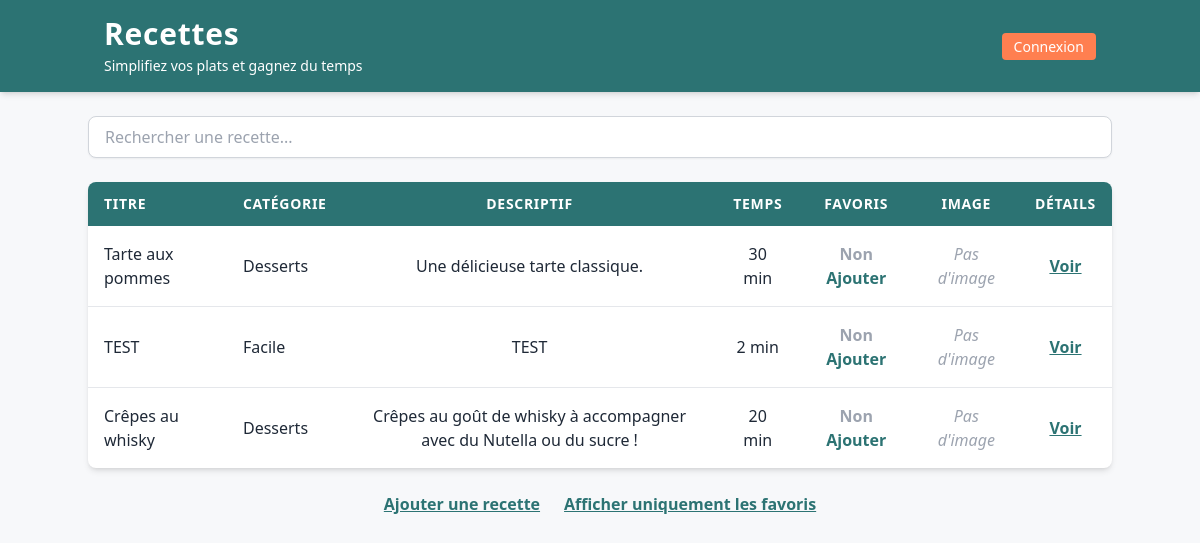
The page / on the database its author committed.
### recettes/models.py (models this page shows, shortened)
class Recette(models.Model):
    titre = models.CharField(max_length=200)
    description = models.TextField()
    categorie = models.ForeignKey(
        Categorie, on_delete=models.CASCADE, related_name='recettes'
    )  # Lien avec le modèle Categorie
    temps_preparation = models.IntegerField()
    temps_cuisson = models.IntegerField()
    ingredients = models.TextField()
    image = models.ImageField(upload_to='images/', null=True, blank=True)

class Categorie(models.Model):
    nom = models.CharField(max_length=100, unique=True)  # Le nom de la catégorie doit être unique

### recettes/views.py (the view)
# urls.py: 2. Add a URL to urlpatterns:  path('', views.home, name='home')
def home(request):
    rows = Recette.objects.all()
    if request.user.is_authenticated:
        favoris_ids = Favori.objects.filter(user=request.user).values_list('recette_id', flat=True)
        favoris_ids = [int(f) for f in favoris_ids]  # Force les IDs à être des entiers
    else:
        favoris_ids = []  # Aucun favori pour un utilisateur non connecté
    return render(request, 'recettes.html', {'rows': rows, 'favoris_ids': favoris_ids})

### recettes/templates/recettes.html (shortened to what this page needs)
<!DOCTYPE html>
<html lang="fr">
<head>
  <script src="https://cdn.tailwindcss.com"></script>
</head>
<body class="bg-LightGray text-gray-800">
  <header class="bg-Blue text-white py-4 shadow-md">
    <div class="container mx-auto px-4 flex justify-between items-center">
      <div>
        <h1 class="text-3xl font-extrabold tracking-wide">Recettes</h1>
        <p class="text-sm font-light mt-1">Simplifiez vos plats et gagnez du temps</p>
      </div>
      <div>
        {% if request.user.is_authenticated %}
          <div class="flex items-center space-x-4">
            <span class="font-semibold">Bonjour, {{ request.user.username }} !</span>
            <a href="{% url 'logout' %}" class="bg-Red px-3 py-1 rounded text-sm hover:bg-red-600 transition">
              Déconnexion
            </a>
          </div>
        {% else %}
          <a href="{% url 'login' %}" class="bg-Red px-3 py-1 rounded text-sm hover:bg-red-600 transition">
            Connexion
          </a>
        {% endif %}
      </div>
    </div>
  </header>
  <main class="p-6">
    <div class="container mx-auto mb-6">
      <input type="text" id="search-input" onkeyup="filterTable()"
             placeholder="Rechercher une recette..."
             class="w-full border border-gray-300 rounded-lg px-4 py-2 shadow-sm focus:ring-2 focus:ring-Blue focus:outline-none">
    </div>
    <div class="container mx-auto bg-white shadow-md rounded-lg overflow-hidden">
      <table class="min-w-full">
        <thead class="bg-Blue text-white text-sm uppercase tracking-wider">
          <tr>
            <th class="px-4 py-3 text-left">Titre</th>
            <th class="px-4 py-3 text-left">Catégorie</th>
            <th class="px-4 py-3 text-center">Descriptif</th>
            <th class="px-4 py-3 text-center">Temps</th>
            <th class="px-4 py-3 text-center">Favoris</th>
            <th class="px-4 py-3 text-center">Image</th>
            <th class="px-4 py-3 text-center">Détails</th>
          </tr>
        </thead>
        <tbody class="divide-y divide-gray-200">
          {% for row in rows %}
          <tr class="hover:bg-gray-100 transition">
            <td class="px-4 py-4">{{ row.titre }}</td>
            <td class="px-4 py-4">{{ row.categorie.nom }}</td>
            <td class="px-4 py-4 text-center">{{ row.description }}</td>
            <td class="px-4 py-4 text-center">{{ row.temps_preparation }} min</td>
            <td class="px-4 py-4 text-center">
              {% if row.id in favoris_ids %}
                <span class="text-Red font-semibold">Oui</span>
                <a href="{% url 'toggle_favoris' row.pk %}"
                   class="text-Red font-semibold hover:text-red-600 transition">
                  Retirer
                </a>
              {% else %}
                <span class="text-gray-400 font-semibold">Non</span>
                <a href="{% url 'toggle_favoris' row.pk %}"
                   class="text-Blue font-semibold hover:text-teal-700 transition">
                  Ajouter
                </a>
              {% endif %}
            </td>
            <td class="px-4 py-4 text-center">
              {% if row.image %}
                <img src="{{ row.image.url }}" alt="Recette" class="w-16 h-16 rounded-lg mx-auto">
              {% else %}
                <span class="text-gray-400 italic">Pas d'image</span>
              {% endif %}
            </td>
            <td class="px-4 py-4 text-center">
              <a href="{% url 'details' row.id %}"
                 class="text-Blue font-semibold underline hover:text-teal-700 transition">
                Voir
              </a>
            </td>
          </tr>
          {% empty %}
          <tr>
            <td colspan="7" class="px-4 py-4 text-center text-gray-500 italic">
              Aucune recette disponible.
            </td>
          </tr>
          {% endfor %}
        </tbody>
      </table>
    </div>
    <div class="container mx-auto flex justify-center mt-6 space-x-6">
      <a href="/manage" class="text-Blue font-semibold underline hover:text-teal-700 transition">
        Ajouter une recette
      </a>
      <a href="/favoris" class="text-Blue font-semibold underline hover:text-teal-700 transition">
        Afficher uniquement les favoris
      </a>
    </div>
  </main>
</body>
</html>

### rows shown on the page
Recette: titre "Tarte aux pommes", categorie.nom "Desserts", description "Une délicieuse tarte classique.", temps_preparation "30", shows "Non", image "Pas d'image"
Recette: titre "TEST", categorie.nom "Facile", description "TEST", temps_preparation "2", shows "Non", image "Pas d'image"
Recette: titre "Crêpes au whisky", categorie.nom "Desserts", description "Crêpes au goût de whisky à accompagner avec du Nutella ou du sucre !", temps_preparation "20", shows "Non", image "Pas d'image"
